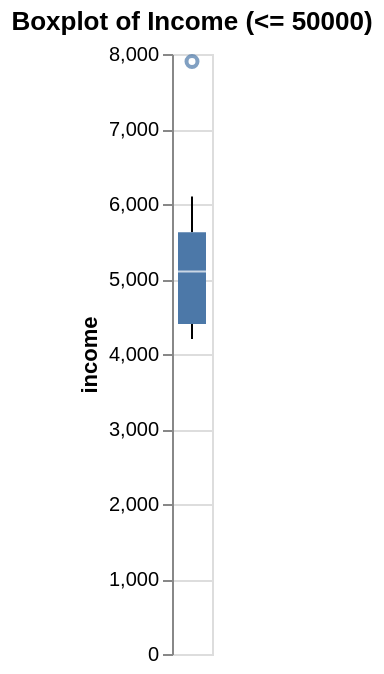

Notebook code for this chart:
### Markdown cell above
## 9. Inspect the suspicious income outlier

There is one very large income value.

Tasks:
- make a boxplot
- inspect the suspicious row
- decide whether to keep, cap, or otherwise treat it
- justify your choice later

### Code cell
# TODO: create a boxplot for income_num
# retiramos o outlier da visualização do boxplot para melhor interpretação.
# Decidimos não remove-lo do dataframe pois pode ser um cliente válido, apenas com uma renda alta.
df_plot = df[df['income'] <= 50000]

altair_chart = alt.Chart(df_plot).mark_boxplot().encode(
    y='income'
).properties(
    title='Boxplot of Income (<= 50000)'
)
altair_chart

### Figure 1 — Vega-Lite specification as saved in the notebook (floating-point values rounded to 4 significant figures)
{"config": {"view": {"continuousWidth": 300, "continuousHeight": 300}}, "data": {"name": "data-e8646821def77bca45d06510c0429c84"}, "mark": {"type": "boxplot"}, "encoding": {"y": {"field": "income", "type": "quantitative"}}, "title": "Boxplot of Income (<= 50000)", "$schema": "https://vega.github.io/schema/vega-lite/v5.20.1.json", "datasets": {"data-e8646821def77bca45d06510c0429c84": [{"customer_id": 101, "name": "Ana", "age": 25.0, "city": "Porto Alegre", "income": 4200.0, "signup_date": "2024-01-10T00:00:00", "purchases": 3.0, "gender": "F", "segment": "Basic"}, {"customer_id": 102, "name": "Bruno", "age": 31.0, "city": "Porto Alegre", "income": 5100.0, "signup_date": "2024-02-15T00:00:00", "purchases": 5.0, "gender": "M", "segment": "Basic"}, {"customer_id": 103, "name": "Carla", "age": 28.5, "city": "São Paulo", "income": 7900.0, "signup_date": "2024-03-15T00:00:00", "purchases": 7.0, "gender": "F", "segment": "Premium"}, {"customer_id": 104, "name": "Daniel", "age": 29.0, "city": "Rio de Janeiro", "income": 5100.0, "signup_date": "2024-04-01T00:00:00", "purchases": 2.0, "gender": "M", "segment": "Basic"}, {"customer_id": 105, "name": "Eva", "age": 28.5, "city": "Rio de Janeiro", "income": 6100.0, "signup_date": "2024-05-11T00:00:00", "purchases": 4.0, "gender": "F", "segment": "Premium"}, {"customer_id": 106, "name": "Unknown", "age": 41.0, "city": "Curitiba", "income": 5800.0, "signup_date": "2024-05-11T00:00:00", "purchases": 3.0, "gender": "M", "segment": "Basic"}, {"customer_id": 107, "name": "Gustavo", "age": 28.5, "city": "Curitiba", "income": 4700.0, "signup_date": "2024-06-20T00:00:00", "purchases": 1.0, "gender": "M", "segment": "Basic"}, {"customer_id": 109, "name": "Igor", "age": 28.0, "city": "Porto Alegre", "income": 5100.0, "signup_date": "2024-05-11T00:00:00", "purchases": 2.0, "gender": "M", "segment": "Basic"}, {"customer_id": 110, "name": "Julia", "age": 28.0, "city": "São Paulo", "income": 4300.0, "signup_date": "2024-08-10T00:00:00", "purchases": 3.0, "gender": "F", "segment": "Basic"}, {"customer_id": 111, "name": "Julia", "age": 28.0, "city": "São Paulo", "income": 4300.0, "signup_date": "2024-08-10T00:00:00", "purchases": 3.0, "gender": "F", "segment": "Basic"}]}}
